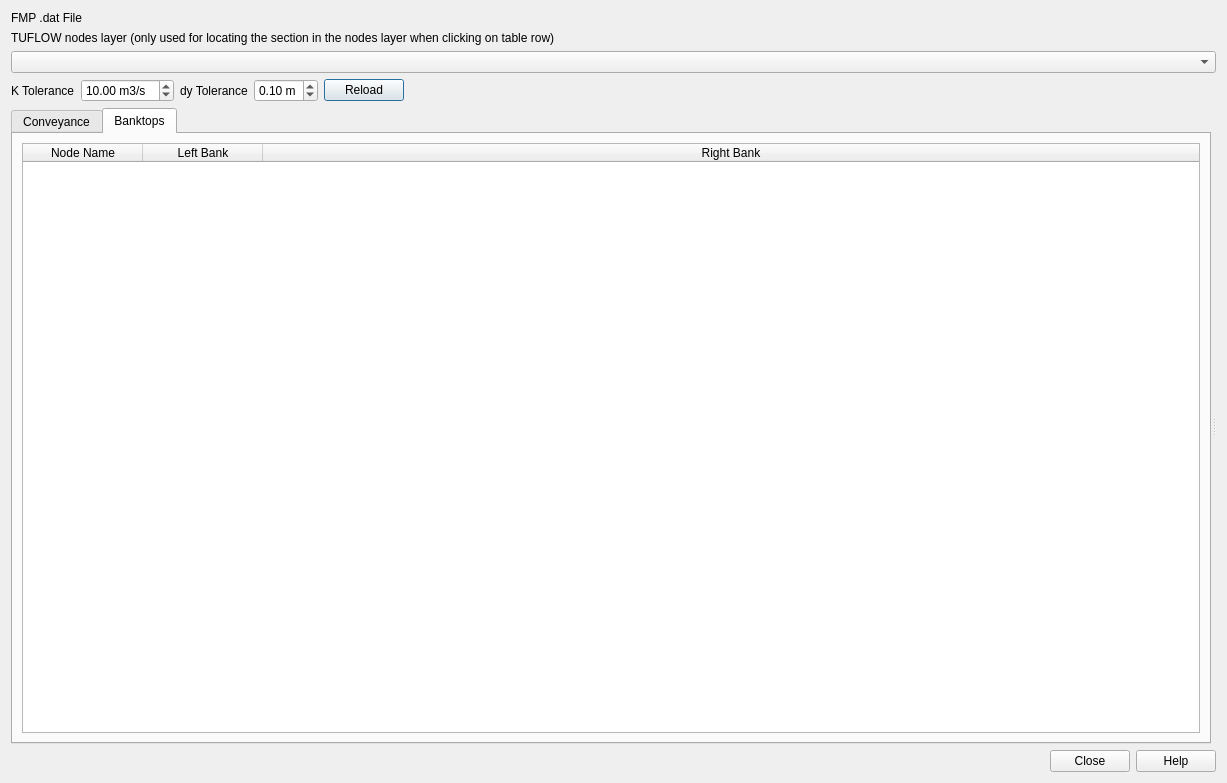
<?xml version="1.0" encoding="UTF-8"?>
<ui version="4.0">
 <class>FmpSectionPropertyCheckDialog</class>
 <widget class="QDialog" name="FmpSectionPropertyCheckDialog">
  <property name="geometry">
   <rect>
    <x>0</x>
    <y>0</y>
    <width>1227</width>
    <height>783</height>
   </rect>
  </property>
  <property name="windowTitle">
   <string>Check FMP Model Sections</string>
  </property>
  <layout class="QVBoxLayout" name="verticalLayout" stretch="0,0,0,20,0">
   <item>
    <layout class="QHBoxLayout" name="horizontalLayout_4">
     <item>
      <widget class="QLabel" name="label">
       <property name="text">
        <string>FMP .dat File</string>
       </property>
      </widget>
     </item>
     <item>
      <widget class="QgsFileWidget" name="datFileWidget">
       <property name="filter">
        <string>*.dat</string>
       </property>
      </widget>
     </item>
    </layout>
   </item>
   <item>
    <layout class="QVBoxLayout" name="verticalLayout_3">
     <item>
      <widget class="QLabel" name="label_3">
       <property name="text">
        <string>TUFLOW nodes layer (only used for locating the section in the nodes layer when clicking on table row)</string>
       </property>
      </widget>
     </item>
     <item>
      <widget class="QgsMapLayerComboBox" name="fmpNodesLayerCbox"/>
     </item>
    </layout>
   </item>
   <item>
    <layout class="QHBoxLayout" name="horizontalLayout_2">
     <item>
      <widget class="QLabel" name="label_2">
       <property name="text">
        <string>K Tolerance</string>
       </property>
      </widget>
     </item>
     <item>
      <widget class="QgsDoubleSpinBox" name="kTolSpinbox">
       <property name="suffix">
        <string> m3/s</string>
       </property>
       <property name="maximum">
        <double>500.000000000000000</double>
       </property>
       <property name="singleStep">
        <double>10.000000000000000</double>
       </property>
       <property name="value">
        <double>10.000000000000000</double>
       </property>
      </widget>
     </item>
     <item>
      <widget class="QLabel" name="label_4">
       <property name="text">
        <string>dy Tolerance</string>
       </property>
      </widget>
     </item>
     <item>
      <widget class="QgsDoubleSpinBox" name="bankDyToleranceSpinbox">
       <property name="suffix">
        <string> m</string>
       </property>
       <property name="minimum">
        <double>0.010000000000000</double>
       </property>
       <property name="maximum">
        <double>1.000000000000000</double>
       </property>
       <property name="singleStep">
        <double>0.100000000000000</double>
       </property>
       <property name="value">
        <double>0.100000000000000</double>
       </property>
      </widget>
     </item>
     <item>
      <widget class="QPushButton" name="datFileReloadBtn">
       <property name="text">
        <string>Reload</string>
       </property>
      </widget>
     </item>
     <item>
      <spacer name="horizontalSpacer_2">
       <property name="orientation">
        <enum>Qt::Horizontal</enum>
       </property>
       <property name="sizeHint" stdset="0">
        <size>
         <width>40</width>
         <height>20</height>
        </size>
       </property>
      </spacer>
     </item>
    </layout>
   </item>
   <item>
    <widget class="QSplitter" name="splitter">
     <property name="orientation">
      <enum>Qt::Horizontal</enum>
     </property>
     <property name="handleWidth">
      <number>5</number>
     </property>
     <property name="childrenCollapsible">
      <bool>false</bool>
     </property>
     <widget class="QTabWidget" name="resultsTabWidget">
      <property name="sizePolicy">
       <sizepolicy hsizetype="Expanding" vsizetype="Expanding">
        <horstretch>4</horstretch>
        <verstretch>0</verstretch>
       </sizepolicy>
      </property>
      <property name="currentIndex">
       <number>1</number>
      </property>
      <widget class="QWidget" name="conveyanceTab">
       <attribute name="title">
        <string>Conveyance</string>
       </attribute>
       <layout class="QVBoxLayout" name="verticalLayout_5">
        <item>
         <widget class="QTableWidget" name="negativeConveyanceTable">
          <attribute name="horizontalHeaderMinimumSectionSize">
           <number>120</number>
          </attribute>
          <attribute name="horizontalHeaderDefaultSectionSize">
           <number>120</number>
          </attribute>
          <attribute name="horizontalHeaderStretchLastSection">
           <bool>true</bool>
          </attribute>
          <column>
           <property name="text">
            <string>Node Name</string>
           </property>
          </column>
          <column>
           <property name="text">
            <string>Max Negative K value</string>
           </property>
          </column>
          <column>
           <property name="text">
            <string>At Depth</string>
           </property>
          </column>
         </widget>
        </item>
       </layout>
      </widget>
      <widget class="QWidget" name="banktopTab">
       <attribute name="title">
        <string>Banktops</string>
       </attribute>
       <layout class="QVBoxLayout" name="verticalLayout_6">
        <item>
         <widget class="QTableWidget" name="banktopCheckTable">
          <attribute name="horizontalHeaderMinimumSectionSize">
           <number>120</number>
          </attribute>
          <attribute name="horizontalHeaderDefaultSectionSize">
           <number>120</number>
          </attribute>
          <attribute name="horizontalHeaderStretchLastSection">
           <bool>true</bool>
          </attribute>
          <column>
           <property name="text">
            <string>Node Name</string>
           </property>
          </column>
          <column>
           <property name="text">
            <string>Left Bank</string>
           </property>
          </column>
          <column>
           <property name="text">
            <string>Right Bank</string>
           </property>
          </column>
         </widget>
        </item>
       </layout>
      </widget>
     </widget>
     <widget class="QWidget" name="layoutWidget">
      <layout class="QVBoxLayout" name="graphLayout"/>
     </widget>
    </widget>
   </item>
   <item>
    <layout class="QHBoxLayout" name="horizontalLayout_5">
     <item>
      <widget class="QLabel" name="statusLabel">
       <property name="text">
        <string/>
       </property>
      </widget>
     </item>
     <item>
      <widget class="QDialogButtonBox" name="buttonBox">
       <property name="orientation">
        <enum>Qt::Horizontal</enum>
       </property>
       <property name="standardButtons">
        <set>QDialogButtonBox::Close|QDialogButtonBox::Help</set>
       </property>
       <property name="centerButtons">
        <bool>false</bool>
       </property>
      </widget>
     </item>
    </layout>
   </item>
  </layout>
 </widget>
 <customwidgets>
  <customwidget>
   <class>QgsDoubleSpinBox</class>
   <extends>QDoubleSpinBox</extends>
   <header>qgsdoublespinbox.h</header>
  </customwidget>
  <customwidget>
   <class>QgsFileWidget</class>
   <extends>QWidget</extends>
   <header>qgsfilewidget.h</header>
  </customwidget>
  <customwidget>
   <class>QgsMapLayerComboBox</class>
   <extends>QComboBox</extends>
   <header>qgsmaplayercombobox.h</header>
  </customwidget>
 </customwidgets>
 <resources/>
 <connections>
  <connection>
   <sender>buttonBox</sender>
   <signal>accepted()</signal>
   <receiver>FmpSectionPropertyCheckDialog</receiver>
   <slot>accept()</slot>
   <hints>
    <hint type="sourcelabel">
     <x>248</x>
     <y>254</y>
    </hint>
    <hint type="destinationlabel">
     <x>157</x>
     <y>274</y>
    </hint>
   </hints>
  </connection>
  <connection>
   <sender>buttonBox</sender>
   <signal>rejected()</signal>
   <receiver>FmpSectionPropertyCheckDialog</receiver>
   <slot>reject()</slot>
   <hints>
    <hint type="sourcelabel">
     <x>316</x>
     <y>260</y>
    </hint>
    <hint type="destinationlabel">
     <x>286</x>
     <y>274</y>
    </hint>
   </hints>
  </connection>
 </connections>
</ui>
